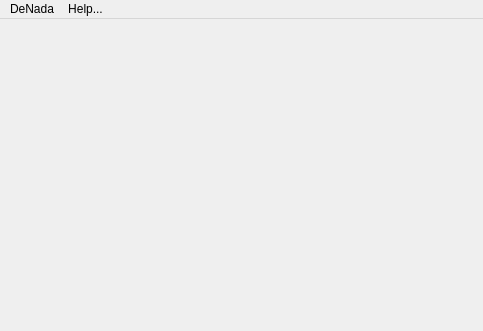
<?xml version="1.0" encoding="UTF-8"?>
<ui version="4.0">
 <class>DeNadaMain</class>
 <widget class="QMainWindow" name="DeNadaMain">
  <property name="geometry">
   <rect>
    <x>0</x>
    <y>0</y>
    <width>483</width>
    <height>331</height>
   </rect>
  </property>
  <property name="windowTitle">
   <string>DeNada</string>
  </property>
  <property name="windowIcon">
   <iconset resource="../denada.qrc">
    <normaloff>:/denada.png</normaloff>:/denada.png</iconset>
  </property>
  <widget class="QWidget" name="centralwidget">
   <layout class="QGridLayout" name="gridLayout"/>
  </widget>
  <widget class="QMenuBar" name="menubar">
   <property name="geometry">
    <rect>
     <x>0</x>
     <y>0</y>
     <width>483</width>
     <height>25</height>
    </rect>
   </property>
   <widget class="QMenu" name="menuAgenda">
    <property name="title">
     <string>DeNada</string>
    </property>
    <addaction name="actionSettings"/>
    <addaction name="separator"/>
    <addaction name="actionRestart"/>
    <addaction name="actionQuit"/>
   </widget>
   <widget class="QMenu" name="menuHelp">
    <property name="title">
     <string>Help...</string>
    </property>
    <addaction name="actionAbout"/>
    <addaction name="actionLicense"/>
   </widget>
   <addaction name="menuAgenda"/>
   <addaction name="menuHelp"/>
  </widget>
  <action name="actionSettings">
   <property name="text">
    <string>Settings</string>
   </property>
  </action>
  <action name="actionQuit">
   <property name="text">
    <string>Quit</string>
   </property>
  </action>
  <action name="actionAbout">
   <property name="text">
    <string>About</string>
   </property>
  </action>
  <action name="actionNewItem">
   <property name="text">
    <string>New Item</string>
   </property>
  </action>
  <action name="actionClearOld">
   <property name="text">
    <string>Clear Old</string>
   </property>
  </action>
  <action name="actionRestart">
   <property name="text">
    <string>Restart</string>
   </property>
  </action>
  <action name="actionLicense">
   <property name="text">
    <string>License</string>
   </property>
  </action>
  <action name="actionRevive">
   <property name="text">
    <string>Revive Expired</string>
   </property>
  </action>
 </widget>
 <resources>
  <include location="../denada.qrc"/>
 </resources>
 <connections/>
</ui>
